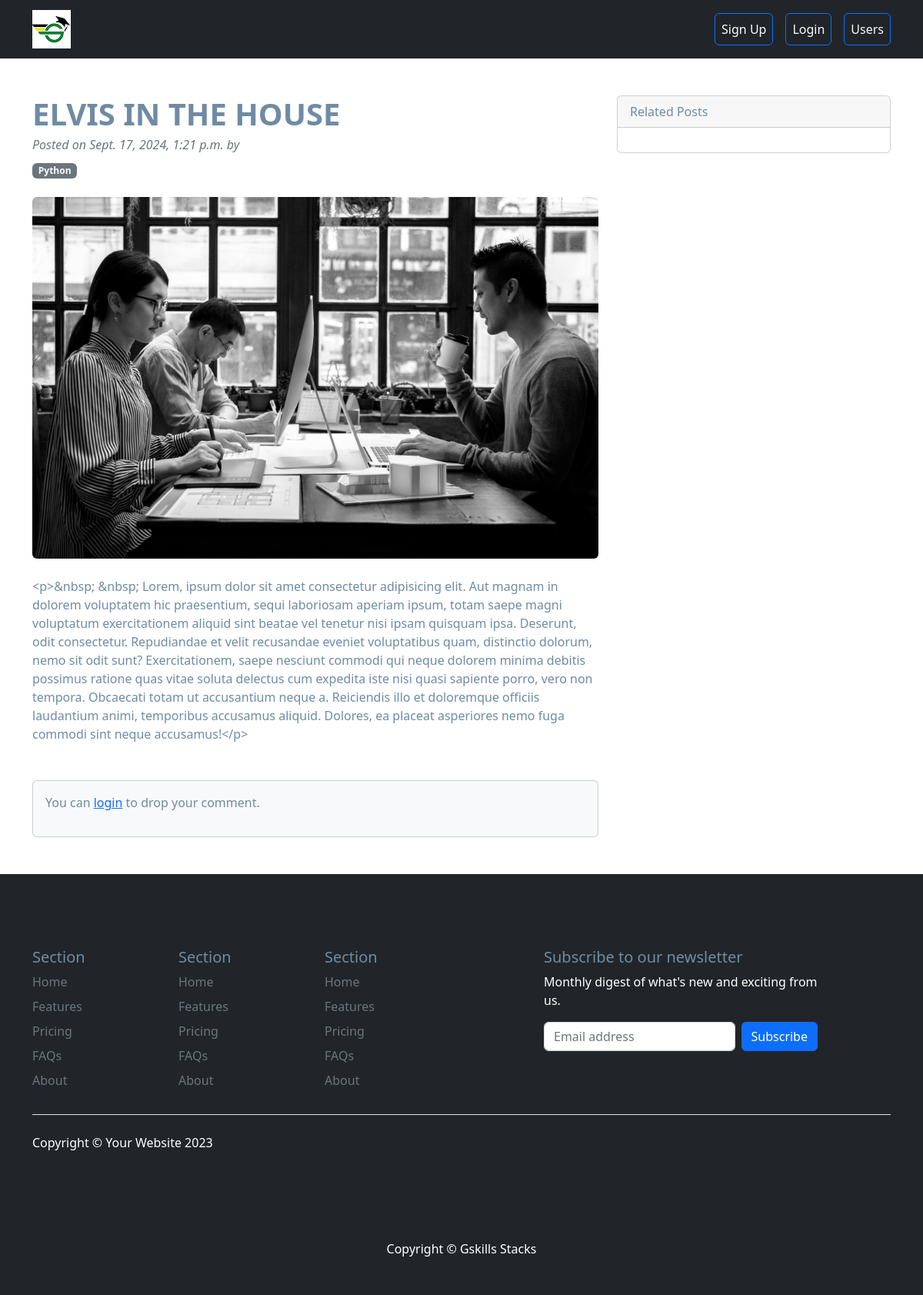
Page /singlepage/elvis-in-the-house on the earlier database version.
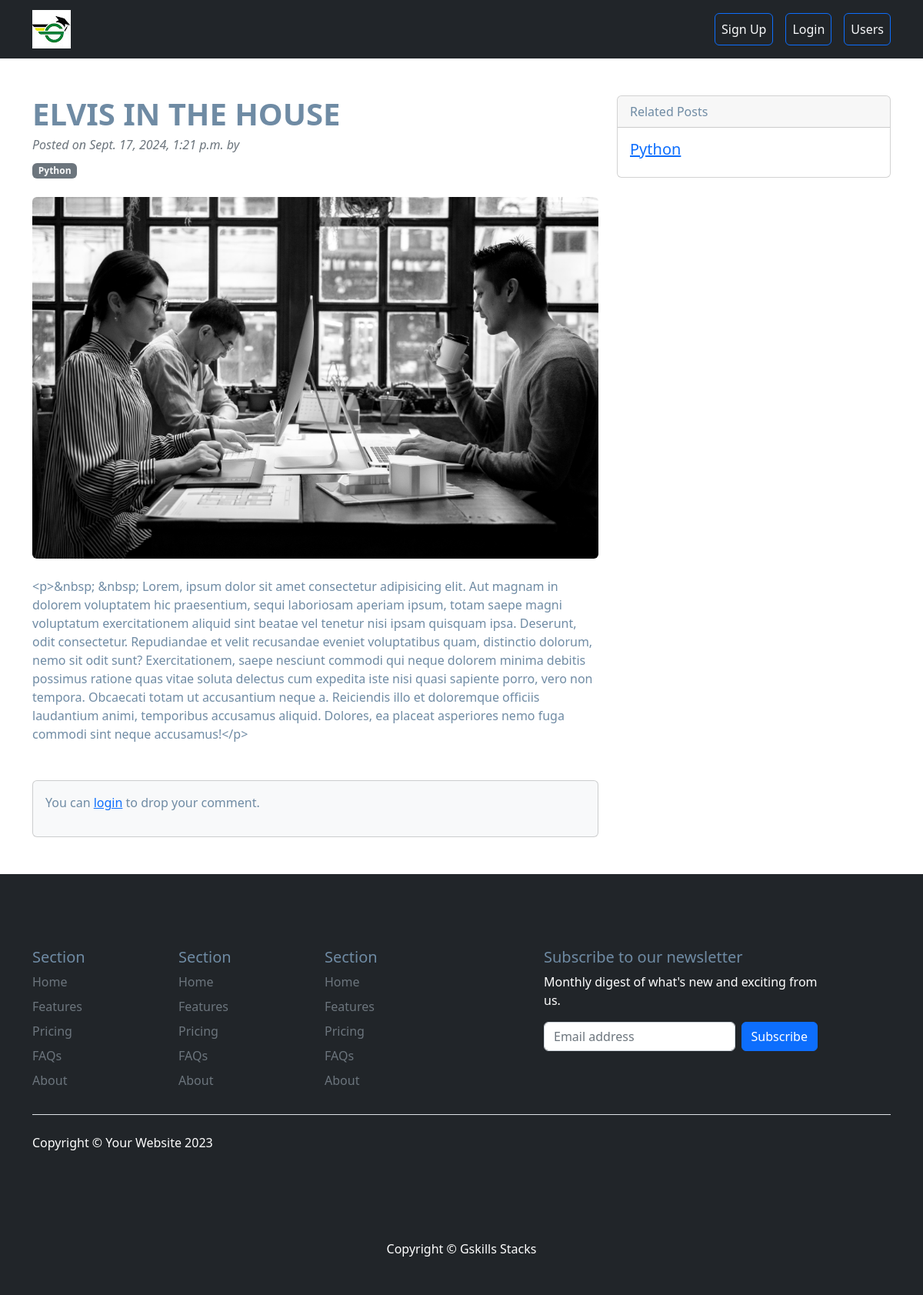
Same page on the later database version.
### app2/models.py (models this page shows, shortened)
class Blog(models.Model):
    user = models.ForeignKey(settings.AUTH_USER_MODEL, on_delete=models.CASCADE, blank=True, null=True, related_name='blogs')
    author = models.CharField(max_length=100)
    title = models.CharField(max_length=200, unique=True)
    slug = models.SlugField()
    body = CKEditor5Field(blank=True,null=True)
    img = models.ImageField(upload_to='img')
    created = models.DateTimeField(auto_now_add =True)
    updated = models.DateTimeField(auto_now_add =True)
    featured = models.BooleanField(default=False)
    category = models.ForeignKey(Category, on_delete=models.CASCADE, related_name='blogs', blank=True, null=True)

### app2/views.py (the view, shortened to what this page needs)
# urls.py: path('singlepage/<slug:slug>', views.singlepage, name='singlepage'),
def singlepage(request, slug):
    post = get_object_or_404(Blog, slug=slug)
    comments = Comment.objects.filter(blog=post)
    related_posts = Blog.objects.filter(category=post.category).exclude(id=post.id)[:4]
    form = CommentPostForm()
    context = {
        'post': post,
        'form': form,
        'comments': comments,
        'related_posts': related_posts
    }
    return render(request, 'app2/singlepage.html', context)

### app2/forms.py
class CommentPostForm(forms.ModelForm):
    class Meta:
        model = Comment
        fields = ['body']
    body = forms.CharField(widget=forms.Textarea(attrs={'class':'form-control', 'placeholder':'Share your Comment about the content'}))

### app2/models.py (called while the page is built)
    def __str__(self):
        return self.title

### app2/templates/app2/singlepage.html (shortened to what this page needs)
{% extends 'base.html' %}
{% block body %}
<div class="container mt-5">
    <div class="row">
        <div class="col-lg-8">
            <article>
                <header class="mb-4">
                    <h1 class="fw-bolder mb-1">{{ post.title }}</h1>
                    <div class="text-muted fst-italic mb-2">Posted on {{ post.created }} by {{ request.user.username }}</div>
                    <a class="badge bg-secondary text-decoration-none link-light" href="#!">{{ post.category }}</a>
                </header>
                <figure class="mb-4">
                    <center><img class="img-fluid rounded" src="{{ post.img.url }}" alt="..." width="900"/></center>
                </figure>
                <section class="mb-5">
                    <p class="fs-5 mb-4">{{ post.body|linebreaks }}</p>
                </section>
            </article>
        <section class="mb-5">
            <div class="card bg-light">
                <div class="card-body">
                    {% if request.user.is_authenticated %}
                    <form class="mb-4" method="post">
                        {% csrf_token %}
                        {{ form.body }}
                        <button class="btn btn-primary mt-2">Drop Your Comment</button>
                    </form>
                    {% else %}
                    <p>You can <a href="{% url 'login' %}">login</a> to drop your comment.</p>
                    {% endif %}
                </div>
            </div>
        </section>
        </div>
        <div class="col-lg-4">
            <div class="card mb-4">
                <div class="card-header">Related Posts</div>
                <div class="card-body">
                    {% for related in related_posts %}
                        <div class="related-post">
                            <h5><a href="{% url 'singlepage' related.slug %}">{{ related.title }}</a></h5>
                        </div>
                    {% endfor %}
                </div>
            </div>
        </div>
    </div>
</div>
{% endblock %}

Differences in the rows shown:
added Blog: title "Python"
